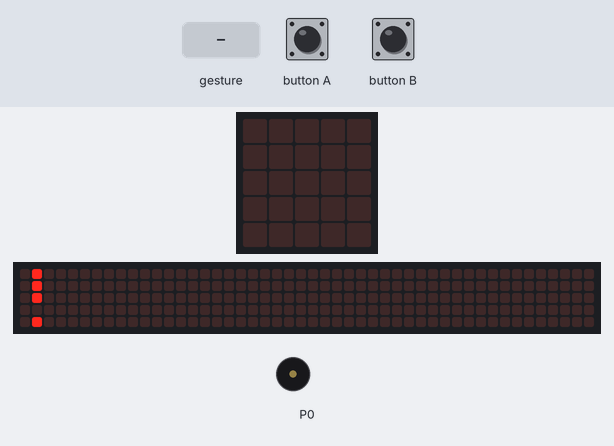
The program below on a simulated BBC micro:bit (MakeCode). Parts: the board's 5×5 LED display, a strip that is not on the board, showing the scrolling text unrolled, buzzer (waves = sounding). The test bench sets the inputs (shaded band). A tilt is held for 1.5 s and a shake lasts 1 s, then the board lies face up again; the 48×5 strip is a reading aid, not a part: it shows the text the display is scrolling, unrolled, one strip-width of it at a time.

Above: at 15.5 s.
17.5 s: button A pressed for 0.15 s
At 19.4 s:
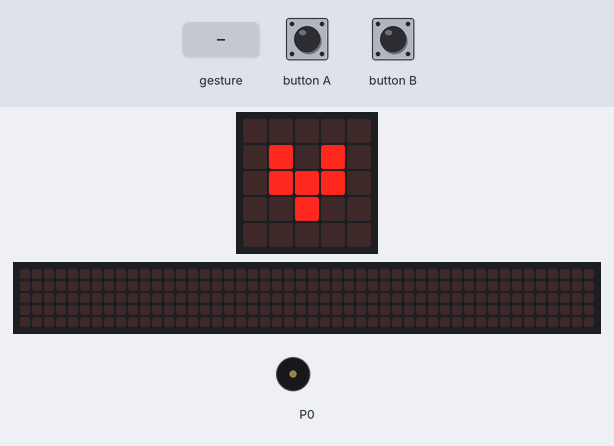
19.7 s: button B pressed for 0.15 s
At 20.7 s:
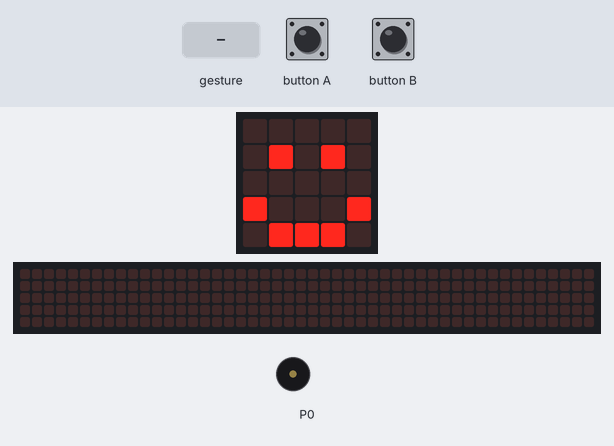
21.3 s: gesture 'shake'
At 21.9 s:
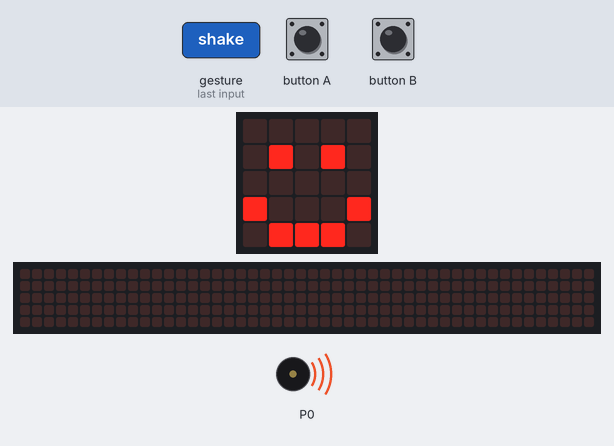
24.3 s: button A pressed for 0.15 s
At 24.9 s:
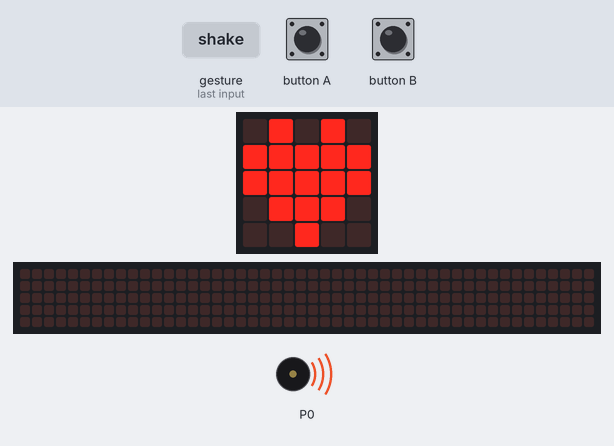
Timing chart, 0 to 27.3 s (numbered marks = the images above; inputs shaded):
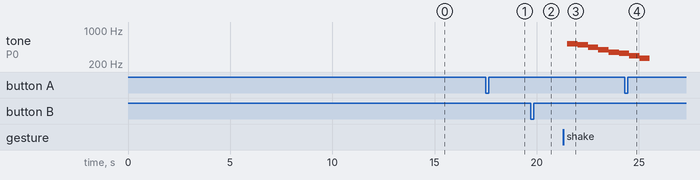

Measured:
- after the input at 17.5 s, the display: first changes after 0.15 s (image 1 shows a later state)
- after the input at 19.7 s, the display: changes after 0.15 s (image 2)
- after the input at 21.3 s, tone on P0: plays 523 Hz for 0.51 s, 494 Hz for 0.51 s, 440 Hz for 0.51 s, 392 Hz for 0.51 s, 349 Hz for 0.51 s, 330 Hz for 0.27 s, starting after 0.20 s
- after the input at 24.3 s, the display: changes after 0.15 s (image 4)
- what the display in image 0 shows lasts 0.7 s, from 15.5 s to 16.2 s
- what the display in image 4 shows lasts 0.6 s, from 24.5 s to 25.1 s

The program:

main.ts
```typescript
input.onButtonPressed(Button.A, function () {
    basic.showIcon(IconNames.Heart)
    basic.showIcon(IconNames.SmallHeart)
})
input.onGesture(Gesture.Shake, function () {
    music.play(music.stringPlayable("C5 B A G F E D C ", 120), music.PlaybackMode.UntilDone)
})
input.onButtonPressed(Button.B, function () {
    basic.showIcon(IconNames.Happy)
})
basic.showString("oi, eu sou divo!!")
```

test.ts
```typescript
// testes vão aqui; isto não será compilado quando este pacote for usado como uma extensão.
```
